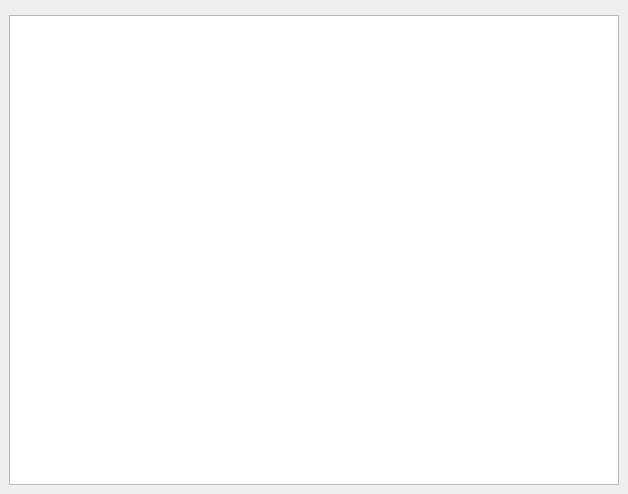
<?xml version="1.0" encoding="UTF-8"?>
<ui version="4.0">
 <class>TreeConfigWidget</class>
 <widget class="QDockWidget" name="TreeConfigWidget">
  <property name="geometry">
   <rect>
    <x>0</x>
    <y>0</y>
    <width>628</width>
    <height>494</height>
   </rect>
  </property>
  <property name="maximumSize">
   <size>
    <width>524287</width>
    <height>524287</height>
   </size>
  </property>
  <property name="floating">
   <bool>true</bool>
  </property>
  <property name="features">
   <set>QDockWidget::DockWidgetFloatable|QDockWidget::DockWidgetMovable</set>
  </property>
  <property name="allowedAreas">
   <set>Qt::AllDockWidgetAreas</set>
  </property>
  <property name="windowTitle">
   <string>Tree Component Editor</string>
  </property>
  <widget class="QWidget" name="dockWidgetContents">
   <layout class="QVBoxLayout" name="verticalLayout">
    <item>
     <widget class="QWidget" name="widget_Toolbar" native="true"/>
    </item>
    <item>
     <widget class="qtTreeConfigView" name="TreeConfigView">
      <property name="mouseTracking">
       <bool>true</bool>
      </property>
      <property name="dragMode">
       <enum>QGraphicsView::NoDrag</enum>
      </property>
      <property name="transformationAnchor">
       <enum>QGraphicsView::AnchorViewCenter</enum>
      </property>
      <property name="resizeAnchor">
       <enum>QGraphicsView::AnchorViewCenter</enum>
      </property>
      <property name="viewportUpdateMode">
       <enum>QGraphicsView::FullViewportUpdate</enum>
      </property>
     </widget>
    </item>
   </layout>
  </widget>
  <action name="actionPresetMin">
   <property name="icon">
    <iconset resource="../resource.qrc">
     <normaloff>:/Icons/Icons/Preset_Min.png</normaloff>:/Icons/Icons/Preset_Min.png</iconset>
   </property>
   <property name="text">
    <string>Min</string>
   </property>
   <property name="toolTip">
    <string>Sets the curve to the minimum value.</string>
   </property>
  </action>
  <action name="actionPresetMax">
   <property name="icon">
    <iconset resource="../resource.qrc">
     <normaloff>:/Icons/Icons/Preset_Max.png</normaloff>:/Icons/Icons/Preset_Max.png</iconset>
   </property>
   <property name="text">
    <string>Max</string>
   </property>
   <property name="toolTip">
    <string>Sets the curve to the maximum value.</string>
   </property>
  </action>
  <action name="actionPresetLinearGrowth">
   <property name="icon">
    <iconset resource="../resource.qrc">
     <normaloff>:/Icons/Icons/Preset_LinearGrowth.png</normaloff>:/Icons/Icons/Preset_LinearGrowth.png</iconset>
   </property>
   <property name="text">
    <string>Linear Growth</string>
   </property>
   <property name="toolTip">
    <string>The curve will represent linear growth.</string>
   </property>
  </action>
  <action name="actionPresetLinearDecay">
   <property name="icon">
    <iconset resource="../resource.qrc">
     <normaloff>:/Icons/Icons/Preset_LinearDecay.png</normaloff>:/Icons/Icons/Preset_LinearDecay.png</iconset>
   </property>
   <property name="text">
    <string>Linear Decay</string>
   </property>
   <property name="toolTip">
    <string>The curve will represent linear decay.</string>
   </property>
  </action>
  <action name="actionPresetRound">
   <property name="icon">
    <iconset resource="../resource.qrc">
     <normaloff>:/Icons/Icons/Preset_Round.png</normaloff>:/Icons/Icons/Preset_Round.png</iconset>
   </property>
   <property name="text">
    <string>Round</string>
   </property>
   <property name="toolTip">
    <string>A half circle.</string>
   </property>
  </action>
  <action name="actionSelectCurve">
   <property name="icon">
    <iconset resource="../resource.qrc">
     <normaloff>:/Icons/Icons/Preset_SelectCurve.png</normaloff>:/Icons/Icons/Preset_SelectCurve.png</iconset>
   </property>
   <property name="text">
    <string>Select Curve</string>
   </property>
   <property name="toolTip">
    <string>Select a Curve Preset.</string>
   </property>
  </action>
  <action name="actionInvertValues">
   <property name="icon">
    <iconset resource="../resource.qrc">
     <normaloff>:/Icons/Icons/SwapUpDown.png</normaloff>:/Icons/Icons/SwapUpDown.png</iconset>
   </property>
   <property name="text">
    <string>Invert Values</string>
   </property>
   <property name="toolTip">
    <string>Invert all Values (e.g. mirror horizontally).</string>
   </property>
  </action>
  <action name="actionMirrorValues">
   <property name="icon">
    <iconset resource="../resource.qrc">
     <normaloff>:/Icons/Icons/SwapLeftRight.png</normaloff>:/Icons/Icons/SwapLeftRight.png</iconset>
   </property>
   <property name="text">
    <string>Mirror Values</string>
   </property>
   <property name="toolTip">
    <string>Mirror all values vertically.</string>
   </property>
  </action>
  <action name="actionCopyCurve">
   <property name="icon">
    <iconset resource="../resource.qrc">
     <normaloff>:/Icons/Icons/CopyCurve.png</normaloff>:/Icons/Icons/CopyCurve.png</iconset>
   </property>
   <property name="text">
    <string>Copy Curve</string>
   </property>
   <property name="toolTip">
    <string>Copies this curve.</string>
   </property>
   <property name="shortcut">
    <string>Ctrl+C</string>
   </property>
  </action>
  <action name="actionPasteCurve">
   <property name="icon">
    <iconset resource="../resource.qrc">
     <normaloff>:/Icons/Icons/PasteCurve.png</normaloff>:/Icons/Icons/PasteCurve.png</iconset>
   </property>
   <property name="text">
    <string>Paste Curve</string>
   </property>
   <property name="toolTip">
    <string>Pastes a previously copied curve.</string>
   </property>
   <property name="shortcut">
    <string>Ctrl+V</string>
   </property>
  </action>
  <action name="actionSmoothCurve">
   <property name="icon">
    <iconset resource="../resource.qrc">
     <normaloff>:/Icons/Icons/SmoothCurve.png</normaloff>:/Icons/Icons/SmoothCurve.png</iconset>
   </property>
   <property name="text">
    <string>Smooth Curve</string>
   </property>
   <property name="toolTip">
    <string>Smooths the curve to reduce spikes.</string>
   </property>
  </action>
  <action name="actionPresetRise">
   <property name="icon">
    <iconset resource="../resource.qrc">
     <normaloff>:/Icons/Icons/Preset_Rise.png</normaloff>:/Icons/Icons/Preset_Rise.png</iconset>
   </property>
   <property name="text">
    <string>Rise</string>
   </property>
   <property name="toolTip">
    <string>A slightly rising curve.</string>
   </property>
  </action>
  <action name="actionPresetDroop">
   <property name="icon">
    <iconset resource="../resource.qrc">
     <normaloff>:/Icons/Icons/Preset_Droop.png</normaloff>:/Icons/Icons/Preset_Droop.png</iconset>
   </property>
   <property name="text">
    <string>Droop</string>
   </property>
   <property name="toolTip">
    <string>A drooping curve.</string>
   </property>
  </action>
  <action name="actionPresetBellCurve">
   <property name="icon">
    <iconset resource="../resource.qrc">
     <normaloff>:/Icons/Icons/Preset_BellCurve.png</normaloff>:/Icons/Icons/Preset_BellCurve.png</iconset>
   </property>
   <property name="text">
    <string>Bell Curve</string>
   </property>
   <property name="toolTip">
    <string>A Bell curve.</string>
   </property>
  </action>
  <action name="actionPresetConical">
   <property name="icon">
    <iconset resource="../resource.qrc">
     <normaloff>:/Icons/Icons/Preset_Conical.png</normaloff>:/Icons/Icons/Preset_Conical.png</iconset>
   </property>
   <property name="text">
    <string>Conical</string>
   </property>
   <property name="toolTip">
    <string>A conical curve.</string>
   </property>
  </action>
  <action name="actionPresetExponentialFalloff">
   <property name="icon">
    <iconset resource="../resource.qrc">
     <normaloff>:/Icons/Icons/Preset_ExpFalloff.png</normaloff>:/Icons/Icons/Preset_ExpFalloff.png</iconset>
   </property>
   <property name="text">
    <string>Exponential Decay</string>
   </property>
   <property name="toolTip">
    <string>A curve that falls of exponentially.</string>
   </property>
  </action>
  <action name="actionPresetExponentialGrowth">
   <property name="icon">
    <iconset resource="../resource.qrc">
     <normaloff>:/Icons/Icons/Preset_ExpGrowth.png</normaloff>:/Icons/Icons/Preset_ExpGrowth.png</iconset>
   </property>
   <property name="text">
    <string>Exponential Growth</string>
   </property>
   <property name="toolTip">
    <string>A curve that rises exponentially.</string>
   </property>
  </action>
  <action name="actionPresetFadeInOut">
   <property name="icon">
    <iconset resource="../resource.qrc">
     <normaloff>:/Icons/Icons/Preset_FadeInOut.png</normaloff>:/Icons/Icons/Preset_FadeInOut.png</iconset>
   </property>
   <property name="text">
    <string>Fade In / Out</string>
   </property>
   <property name="toolTip">
    <string>A curve that first fades in then out again.</string>
   </property>
  </action>
  <action name="actionPresetScurve">
   <property name="icon">
    <iconset resource="../resource.qrc">
     <normaloff>:/Icons/Icons/Preset_SCurve.png</normaloff>:/Icons/Icons/Preset_SCurve.png</iconset>
   </property>
   <property name="text">
    <string>S curve</string>
   </property>
   <property name="toolTip">
    <string>An S shaped curve.</string>
   </property>
  </action>
  <action name="actionSavePreset">
   <property name="icon">
    <iconset resource="../resource.qrc">
     <normaloff>:/Icons/Icons/Preset_Save.png</normaloff>:/Icons/Icons/Preset_Save.png</iconset>
   </property>
   <property name="text">
    <string>Save Preset</string>
   </property>
   <property name="toolTip">
    <string>Saves the current curve as a preset.</string>
   </property>
  </action>
  <action name="actionLoadPreset">
   <property name="icon">
    <iconset resource="../resource.qrc">
     <normaloff>:/Icons/Icons/Preset_Load.png</normaloff>:/Icons/Icons/Preset_Load.png</iconset>
   </property>
   <property name="text">
    <string>Load Preset</string>
   </property>
   <property name="toolTip">
    <string>Loads a curve from file.</string>
   </property>
  </action>
  <action name="actionAddTreeComponent">
   <property name="icon">
    <iconset resource="../resource.qrc">
     <normaloff>:/Icons/Icons/BranchPreset_Add.png</normaloff>:/Icons/Icons/BranchPreset_Add.png</iconset>
   </property>
   <property name="text">
    <string>Add Tree Component</string>
   </property>
  </action>
  <action name="actionRemoveTreeComponent">
   <property name="icon">
    <iconset resource="../resource.qrc">
     <normaloff>:/Icons/Icons/BranchPreset_Delete.png</normaloff>:/Icons/Icons/BranchPreset_Delete.png</iconset>
   </property>
   <property name="text">
    <string>Remove Tree Component</string>
   </property>
  </action>
  <action name="actionToggleVisibility">
   <property name="checkable">
    <bool>true</bool>
   </property>
   <property name="icon">
    <iconset resource="../resource.qrc">
     <normaloff>:/Icons/Icons/Eye.png</normaloff>:/Icons/Icons/Eye.png</iconset>
   </property>
   <property name="text">
    <string>Toggle Visibility</string>
   </property>
  </action>
  <action name="actionSaveTreeComponent">
   <property name="icon">
    <iconset resource="../resource.qrc">
     <normaloff>:/Icons/Icons/BranchPreset_Save.png</normaloff>:/Icons/Icons/BranchPreset_Save.png</iconset>
   </property>
   <property name="text">
    <string>Save Tree Component</string>
   </property>
  </action>
  <action name="actionLoadTreeComponent">
   <property name="icon">
    <iconset resource="../resource.qrc">
     <normaloff>:/Icons/Icons/BranchPreset_Load.png</normaloff>:/Icons/Icons/BranchPreset_Load.png</iconset>
   </property>
   <property name="text">
    <string>Load Tree Component</string>
   </property>
  </action>
  <action name="actionAddTrunkComponent">
   <property name="icon">
    <iconset resource="../resource.qrc">
     <normaloff>:/Icons/Icons/BranchPreset_Add.png</normaloff>:/Icons/Icons/BranchPreset_Add.png</iconset>
   </property>
   <property name="text">
    <string>Add Trunk Component</string>
   </property>
   <property name="toolTip">
    <string>Adds a trunk type to the tree.</string>
   </property>
  </action>
  <action name="actionToggleUpConnection1">
   <property name="text">
    <string>Toggle Up Connection 1</string>
   </property>
  </action>
  <action name="actionToggleUpConnection2">
   <property name="text">
    <string>Toggle Connection 2</string>
   </property>
  </action>
  <action name="actionToggleUpConnection3">
   <property name="text">
    <string>Toggle Connection 3</string>
   </property>
  </action>
  <action name="actionToggleDownConnection1">
   <property name="text">
    <string>asdf</string>
   </property>
  </action>
  <action name="actionToggleDownConnection2">
   <property name="text">
    <string>asdf</string>
   </property>
  </action>
  <action name="actionToggleDownConnection3">
   <property name="text">
    <string>asdf</string>
   </property>
  </action>
 </widget>
 <customwidgets>
  <customwidget>
   <class>qtTreeConfigView</class>
   <extends>QGraphicsView</extends>
   <header>qtTreeConfigView.moc.h</header>
  </customwidget>
 </customwidgets>
 <resources>
  <include location="../resource.qrc"/>
 </resources>
 <connections/>
</ui>
